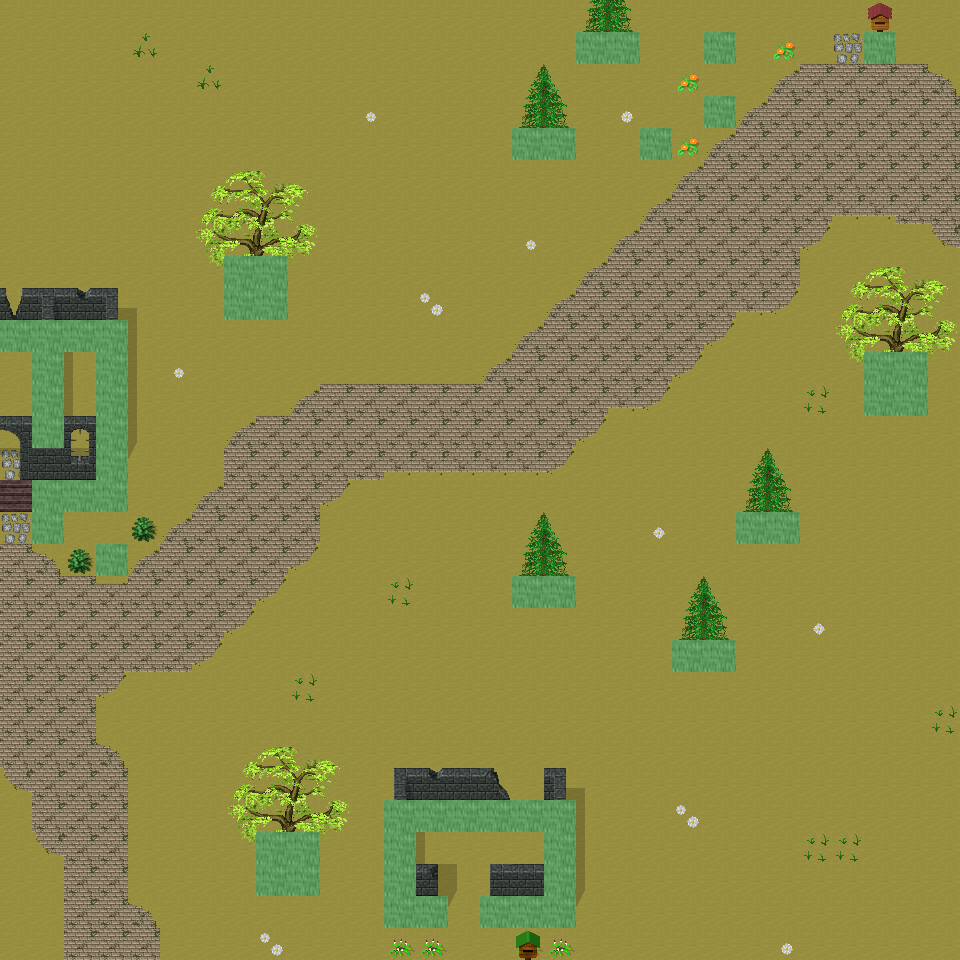

This game map was drawn from its Tiled (.tmx) file and the tilesets committed beside it. A one-line description and the trimmed map source follow:
An orthogonal 30x30 tile map with 32x32 px tiles, 6 tile layers (Ground, Object, Object2, Above, ...), 26 tilesets and 5 objects (5x mapExit).

<map version="1.0" orientation="orthogonal" renderorder="right-down" width="30" height="30" tilewidth="32" tileheight="32" nextobjectid="6">
  <tileset firstgid="1" name="tileset_ground_ground" tilewidth="32" tileheight="32" tilecount="33" columns="3">
    <image source="../drawable/tileset_ground_ground.png" width="96" height="352" />
  </tileset>
  <tileset firstgid="34" name="tileset_building_castle" tilewidth="32" tileheight="32" tilecount="320" columns="20">
    <image source="../drawable/tileset_building_castle.png" width="640" height="512" />
  </tileset>
  <tileset firstgid="354" name="tileset_furniture_carpet_carpets_2" tilewidth="32" tileheight="32" tilecount="20" columns="4">
    <image source="../drawable/tileset_furniture_carpet_carpets_2.png" width="128" height="160" />
  </tileset>
  <tileset firstgid="374" name="tileset_ground_indoor_tiles" tilewidth="32" tileheight="32" tilecount="8" columns="2">
    <image source="../drawable/tileset_ground_indoor_tiles.png" width="64" height="128" />
  </tileset>
  <tileset firstgid="382" name="tileset_ground_water_pool" tilewidth="32" tileheight="32" tilecount="72" columns="3">
    <image source="../drawable/tileset_ground_water_pool.png" width="96" height="768" />
  </tileset>
  <tileset firstgid="454" name="tileset_ground_ridge_earth_dark" tilewidth="32" tileheight="32" tilecount="96" columns="12">
    <image source="../drawable/tileset_ground_ridge_earth_dark.png" width="384" height="256" />
  </tileset>
  <tileset firstgid="550" name="tileset_logic_collision" tilewidth="32" tileheight="32" tilecount="1" columns="1">
    <image source="../drawable/tileset_logic_collision.png" width="32" height="32" />
  </tileset>
  <tileset firstgid="551" name="tileset_building_wall_stone_grey" tilewidth="32" tileheight="32" tilecount="12" columns="3">
    <image source="../drawable/tileset_building_wall_stone_grey.png" width="96" height="128" />
  </tileset>
  <tileset firstgid="563" name="tileset_building_roof_green" tilewidth="32" tileheight="32" tilecount="20" columns="5">
    <image source="../drawable/tileset_building_roof_green.png" width="160" height="128" />
  </tileset>
  <tileset firstgid="583" name="tileset_ground_ladder_horizontal_dark" tilewidth="32" tileheight="32" tilecount="3" columns="1">
    <image source="../drawable/tileset_ground_ladder_horizontal_dark.png" width="32" height="96" />
  </tileset>
  <tileset firstgid="586" name="tileset_building_house_pink_blue" tilewidth="32" tileheight="32" tilecount="99" columns="11">
    <image source="../drawable/tileset_building_house_pink_blue.png" width="352" height="288" />
  </tileset>
  <tileset firstgid="685" name="tileset_ground_mossy_brick_paving" tilewidth="32" tileheight="32" tilecount="9" columns="3">
    <image source="../drawable/tileset_ground_mossy_brick_paving.png" width="96" height="96" />
  </tileset>
  <tileset firstgid="694" name="tileset_plant_tree_locust_tree" tilewidth="32" tileheight="32" tilecount="20" columns="4">
    <image source="../drawable/tileset_plant_tree_locust_tree.png" width="128" height="160" />
  </tileset>
  <tileset firstgid="714" name="tileset_plant_tree_spruce" tilewidth="32" tileheight="32" tilecount="6" columns="2">
    <image source="../drawable/tileset_plant_tree_spruce.png" width="64" height="96" />
  </tileset>
  <tileset firstgid="720" name="tileset_plant_flower_flowers_mixed" tilewidth="32" tileheight="32" tilecount="16" columns="4">
    <image source="../drawable/tileset_plant_flower_flowers_mixed.png" width="128" height="128" />
  </tileset>
  <tileset firstgid="736" name="tileset_ground_cobbled_paving" tilewidth="32" tileheight="32" tilecount="1" columns="1">
    <image source="../drawable/tileset_ground_cobbled_paving.png" width="32" height="32" />
  </tileset>
  <tileset firstgid="737" name="tileset_plant_flower_daisy_white" tilewidth="32" tileheight="32" tilecount="8" columns="2">
    <image source="../drawable/tileset_plant_flower_daisy_white.png" width="64" height="128" />
  </tileset>
  <tileset firstgid="745" name="tileset_item_postbox" tilewidth="32" tileheight="32" tilecount="4" columns="2">
    <image source="../drawable/tileset_item_postbox.png" width="64" height="64" />
  </tileset>
  <tileset firstgid="749" name="tileset_item_postbox_2" tilewidth="32" tileheight="32" tilecount="2" columns="1">
    <image source="../drawable/tileset_item_postbox_2.png" width="32" height="64" />
  </tileset>
  <tileset firstgid="751" name="tileset_furniture_table_tree_stump_table" tilewidth="32" tileheight="32" tilecount="4" columns="2">
    <image source="../drawable/tileset_furniture_table_tree_stump_table.png" width="64" height="64" />
  </tileset>
  <tileset firstgid="755" name="tileset_plant_stump_int_small_stump" tilewidth="32" tileheight="32" tilecount="1" columns="1">
    <image source="../drawable/tileset_plant_stump_int_small_stump.png" width="32" height="32" />
  </tileset>
  <tileset firstgid="756" name="tileset_plant_grasses" tilewidth="32" tileheight="32" tilecount="6" columns="3">
    <image source="../drawable/tileset_plant_grasses.png" width="96" height="64" />
  </tileset>
  <tileset firstgid="762" name="tileset_building_fence_wooden_brown_fence" tilewidth="32" tileheight="32" tilecount="42" columns="7">
    <image source="../drawable/tileset_building_fence_wooden_brown_fence.png" width="224" height="192" />
  </tileset>
  <tileset firstgid="804" name="tileset_ground_green_paving" tilewidth="32" tileheight="32" tilecount="18" columns="3">
    <image source="../drawable/tileset_ground_green_paving.png" width="96" height="192" />
  </tileset>
  <tileset firstgid="822" name="tileset_building_stone_ruins" tilewidth="32" tileheight="32" tilecount="72" columns="6">
    <image source="../drawable/tileset_building_stone_ruins.png" width="192" height="384" />
  </tileset>
  <tileset firstgid="894" name="tileset_logic_creature_insect" tilewidth="32" tileheight="32" tilecount="5" columns="5">
    <image source="../drawable/tileset_logic_creature_insect.png" width="160" height="32" />
  </tileset>
  <layer name="Ground" width="30" height="30">
    <data>[900 cells, 900 non-empty, 1 distinct tile ids]</data>
  </layer>
  <layer name="Object" width="30" height="30">
    <data>[900 cells, 277 non-empty, 45 distinct tile ids]</data>
  </layer>
  <layer name="Object2" width="30" height="30">
    <data>[900 cells, 6 non-empty, 6 distinct tile ids]</data>
  </layer>
  <layer name="Above" width="30" height="30">
    <data>[900 cells, 89 non-empty, 39 distinct tile ids]</data>
  </layer>
  <layer name="Above2" width="30" height="30">
    <data>[900 cells, 1 non-empty, 1 distinct tile ids]</data>
  </layer>
  <layer name="Walkable" width="30" height="30">
    <data>[900 cells, 57 non-empty, 1 distinct tile ids]</data>
  </layer>
  <objectgroup name="MapEvents">
    <object id="1" name="north" type="mapExit" x="0" y="0" width="960" height="32">
      <properties>
        <property name="map" value="level_0_x222_y8" />
        <property name="x" value="0" />
        <property name="y" value="28" />
      </properties>
    </object>
    <object id="2" name="south" type="mapExit" x="0" y="928" width="960" height="32">
      <properties>
        <property name="map" value="level_0_x222_y10" />
        <property name="x" value="0" />
        <property name="y" value="1" />
      </properties>
    </object>
    <object id="3" name="west" type="mapExit" x="0" y="0" width="32" height="320">
      <properties>
        <property name="map" value="level_0_x221_y9" />
        <property name="x" value="28" />
        <property name="y" value="0" />
      </properties>
    </object>
    </objectgroup>
</map>
<!-- 2 of 5 objects omitted -->
